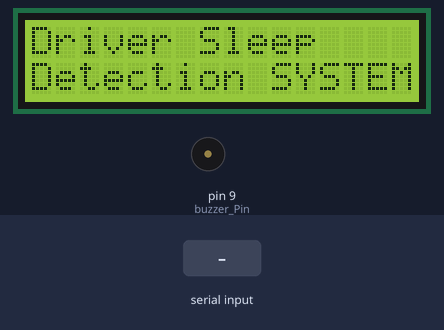
A sketch run on a simulated Arduino Uno, built with avr-gcc and run on an emulated ATmega328P. On the bench: 16×2 character LCD, buzzer (waves = sounding, pin HIGH). The inputs (shaded band) are chosen by the test bench.

Above: at 1.2 s.
1.3 s: "a" received over Serial
At 2.5 s:
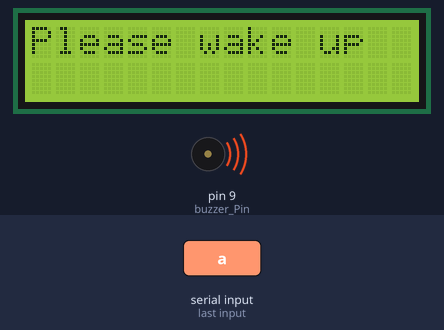
At 4.0 s:
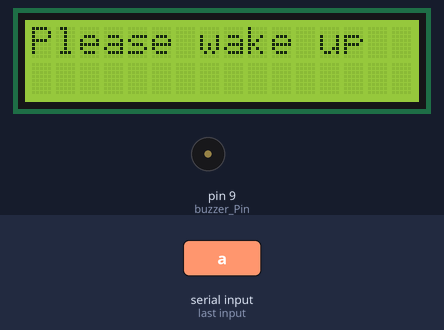
4.3 s: "b" received over Serial
At 4.8 s:
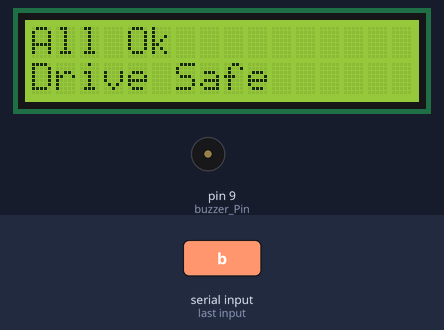
Timing chart, 0 to 7.3 s (numbered marks = the images above; inputs shaded):
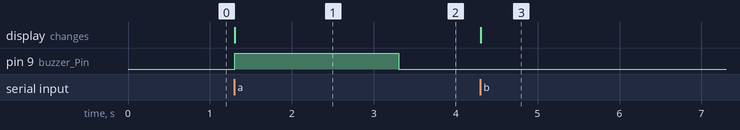

The sketch:

Driver_Sleep_Detection_System_Arduino.ino
```cpp
#include <LiquidCrystal.h>


const int rs = 2, en = 3, d4 = 4, d5 = 5, d6 = 6, d7 = 7;
LiquidCrystal lcd(rs, en, d4, d5, d6, d7);
const int buzzer_Pin = 9;
const int led_Pin = 9;
char sleep_status = 0;

void setup() {
  Serial.begin(9600);
  pinMode(buzzer_Pin, OUTPUT);
  pinMode(led_Pin, OUTPUT);
  lcd.begin(16, 2);
  lcd.print("Driver Sleep ");
  lcd.setCursor(0,2);
  lcd.print("Detection SYSTEM");
  digitalWrite(buzzer_Pin, LOW);
  digitalWrite(led_Pin, LOW);
}
void loop()
{
    while (Serial.available() > 0)
  {
    sleep_status = Serial.read();
    if(sleep_status == 'a')
    {
        lcd.clear();
        lcd.print("Please wake up");
        digitalWrite(buzzer_Pin, HIGH);
        digitalWrite(led_Pin, HIGH);
        delay(2000);
        digitalWrite(buzzer_Pin, LOW);
        digitalWrite(led_Pin, LOW);

        delay(100);
    }
    else if(sleep_status == 'b')
    {
        lcd.clear();
        lcd.print("All Ok");
        lcd.setCursor(0,2);
        lcd.print("Drive Safe");
        digitalWrite(buzzer_Pin, LOW);
        digitalWrite(led_Pin, LOW);
        delay(2000);
    }
    else
    {
      /* Do Nothing */
    }
  }
}
```

Measured:
- after the input at 1.3 s, pin 9 (buzzer_Pin): LOW → HIGH at once, → LOW 2.0 s later; the display: changes at once (image 1)
- after the input at 4.3 s, the display: changes at once (image 3)
